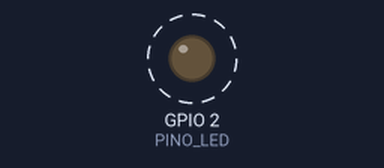
Recording of a sketch running on a simulated ESP32. Parts: output pins drawn as LEDs (lit = HIGH). Dashed ring = blinking. WiFi joins after 1.5 s; servers stay silent unless stated; no MQTT or app messages arrive unless stated; what the sketch prints to the serial monitor is not drawn.

Above: at 0.05 s.
Timing chart, 0 to 3.0 s (numbered marks = the images above):
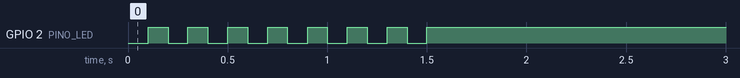

Measured:
- by itself, GPIO 2 (PINO_LED): alternates HIGH for 0.10 s and LOW for 0.10 s, 15 changes in all, then stays HIGH

The sketch:

04_gateway_B_mqtt.ino
```cpp
/*
 * 04 - GATEWAY, ESP32 "B" (Bridge Internet: Wi-Fi + MQTT)
 * --------------------------------------------------------
 * Lê as linhas JSON vindas do ESP32 "A" pela UART2 (GPIO 16 RX / 17 TX,
 * 115200) e publica cada uma imediatamente em:
 *     cps/<EQUIPE>/sensor/<id_do_sensor>
 *
 * - Ignora linhas que não começam com '{' (lixo de boot do ESP32 "A").
 * - Valida e reserializa o JSON com a biblioteca ArduinoJson (v7).
 * - Last Will and Testament em cps/<EQUIPE>/gateway/status:
 *     ao conectar publica "online" (retido); se cair, o broker publica "offline".
 * - Reconecta Wi-Fi e MQTT automaticamente.
 *
 * LED (GPIO 2):  aceso fixo     = Wi-Fi e MQTT conectados
 *                pisca rápido   = sem Wi-Fi
 *                pisca devagar  = Wi-Fi ok, sem MQTT
 *
 * Bibliotecas (Gerenciador de Bibliotecas da IDE):
 *   - PubSubClient (Nick O'Leary)
 *   - ArduinoJson  (Benoit Blanchon) versão 7.x
 */
#include <WiFi.h>
#include <PubSubClient.h>
#include <ArduinoJson.h>
#include <esp_mac.h>

// ===================== CONFIGURAÇÃO DA EQUIPE =====================
#define EQUIPE        "equipeX"            // ex.: "equipe3"
#define WIFI_SSID     "NOME_DA_REDE"
#define WIFI_SENHA    "SENHA_DA_REDE"
#define MQTT_SERVIDOR "broker.hivemq.com"  // ou o IP do seu Mosquitto
#define MQTT_PORTA    1883
#define MQTT_USUARIO  ""                   // vazio = sem autenticação
#define MQTT_SENHA    ""
// ==================================================================

#define PINO_LED   2
#define RX2        16
#define TX2        17
#define BAUD_UART  115200

const char *TOPICO_STATUS = "cps/" EQUIPE "/gateway/status";

WiFiClient wifiClient;
PubSubClient mqtt(wifiClient);
String clientId;

char linha[512];
size_t tamLinha = 0;
uint32_t publicadas = 0, ignoradas = 0, perdidasSemConexao = 0;

// ---------------------------- Wi-Fi ----------------------------
uint32_t ultimaTentativaWifi = 0;
void cuidarWifi() {
  if (WiFi.status() == WL_CONNECTED) return;
  if (ultimaTentativaWifi && millis() - ultimaTentativaWifi < 10000) return;
  ultimaTentativaWifi = millis();
  Serial.printf("[WiFi] conectando a %s...\n", WIFI_SSID);
  WiFi.disconnect();
  WiFi.begin(WIFI_SSID, WIFI_SENHA);
}

// ---------------------------- MQTT -----------------------------
uint32_t ultimaTentativaMqtt = 0;
void cuidarMqtt() {
  if (WiFi.status() != WL_CONNECTED || mqtt.connected()) return;
  if (ultimaTentativaMqtt && millis() - ultimaTentativaMqtt < 3000) return;
  ultimaTentativaMqtt = millis();

  Serial.printf("[MQTT] conectando a %s:%d como %s...\n", MQTT_SERVIDOR, MQTT_PORTA, clientId.c_str());
  const char *usuario = strlen(MQTT_USUARIO) ? MQTT_USUARIO : nullptr;
  const char *senha   = strlen(MQTT_SENHA)   ? MQTT_SENHA   : nullptr;
  // connect(id, user, pass, willTopic, willQos, willRetain, willMessage)
  if (mqtt.connect(clientId.c_str(), usuario, senha, TOPICO_STATUS, 1, true, "offline")) {
    mqtt.publish(TOPICO_STATUS, "online", true);
    Serial.println("[MQTT] conectado; status = online");
  } else {
    Serial.printf("[MQTT] falhou, rc=%d (nova tentativa em 3 s)\n", mqtt.state());
  }
}

// ----------------------------- LED -----------------------------
void cuidarLed() {
  bool wifiOk = WiFi.status() == WL_CONNECTED;
  if (wifiOk && mqtt.connected()) { digitalWrite(PINO_LED, HIGH); return; }
  uint32_t periodo = wifiOk ? 500 : 100;
  digitalWrite(PINO_LED, (millis() / periodo) % 2);
}

// ------------------- processamento de uma linha -------------------
void processarLinha(char *s) {
  while (*s == ' ' || *s == '\r' || *s == '\t') s++;   // tira espaços do início
  size_t n = strlen(s);
  while (n && (s[n - 1] == '\r' || s[n - 1] == ' ')) s[--n] = '\0';
  if (n == 0) return;
  if (s[0] != '{') { ignoradas++; return; }            // mensagens de boot etc.

  JsonDocument doc;
  DeserializationError erro = deserializeJson(doc, s);
  if (erro || !doc["id"].is<const char *>()) {
    ignoradas++;
    Serial.printf("[UART] JSON inválido (%s): %s\n", erro.c_str(), s);
    return;
  }

  String topico = String("cps/") + EQUIPE + "/sensor/" + doc["id"].as<const char *>();
  char payload[320];
  serializeJson(doc, payload, sizeof(payload));

  if (!mqtt.connected()) { perdidasSemConexao++; return; }
  if (mqtt.publish(topico.c_str(), payload)) {
    publicadas++;
    if (publicadas % 50 == 1) Serial.printf("[MQTT] #%lu %s %s\n", (unsigned long)publicadas, topico.c_str(), payload);
  } else {
    perdidasSemConexao++;
  }
}

void lerUart() {
  while (Serial2.available()) {
    char c = Serial2.read();
    if (c == '\n') {
      linha[tamLinha] = '\0';
      processarLinha(linha);
      tamLinha = 0;
    } else if (tamLinha < sizeof(linha) - 1) {
      linha[tamLinha++] = c;
    } else {
      tamLinha = 0;   // linha grande demais: descarta
      ignoradas++;
    }
  }
}

void setup() {
  Serial.begin(115200);
  Serial2.setRxBufferSize(4096);   // segura as mensagens enquanto reconecta
  Serial2.begin(BAUD_UART, SERIAL_8N1, RX2, TX2);
  pinMode(PINO_LED, OUTPUT);

  uint8_t mac[6];
  esp_read_mac(mac, ESP_MAC_WIFI_STA);
  char id[32];
  snprintf(id, sizeof(id), "cps-%s-gw-%02X%02X%02X", EQUIPE, mac[3], mac[4], mac[5]);
  clientId = id;

  WiFi.mode(WIFI_STA);
  WiFi.setAutoReconnect(true);
  mqtt.setServer(MQTT_SERVIDOR, MQTT_PORTA);
  mqtt.setBufferSize(512);
  mqtt.setKeepAlive(15);
  mqtt.setSocketTimeout(5);

  Serial.printf("\nGATEWAY B. Status em %s, dados em cps/%s/sensor/<id>\n", TOPICO_STATUS, EQUIPE);
}

void loop() {
  cuidarWifi();
  cuidarMqtt();
  mqtt.loop();
  lerUart();
  cuidarLed();

  static uint32_t ultimoResumo = 0;
  if (millis() - ultimoResumo > 30000) {
    ultimoResumo = millis();
    Serial.printf("[resumo] publicadas=%lu ignoradas=%lu perdidas_sem_conexao=%lu wifi=%d mqtt=%d\n",
                  (unsigned long)publicadas, (unsigned long)ignoradas, (unsigned long)perdidasSemConexao,
                  WiFi.status() == WL_CONNECTED, mqtt.connected());
  }
}
```
